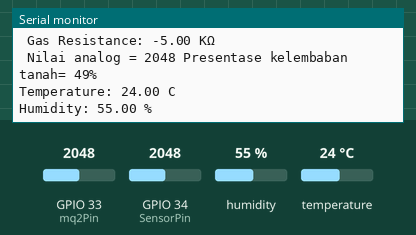
The sketch below on a simulated ESP32. Parts: the last lines printed to the serial monitor. The inputs (shaded band) are chosen by the test bench; at power-on: humidity 55 %, GPIO 33 (mq2Pin) = 2048, GPIO 34 (SensorPin) = 2048, temperature 24 °C.

Above: at 2.3 s.
2.4 s: humidity set to 22 %
At 5.0 s:
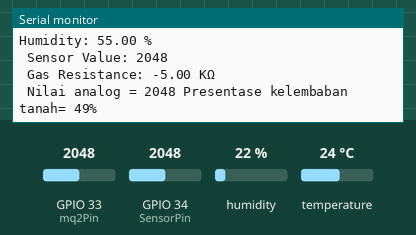
5.1 s: GPIO 33 (mq2Pin) set to 2866
At 6.7 s:
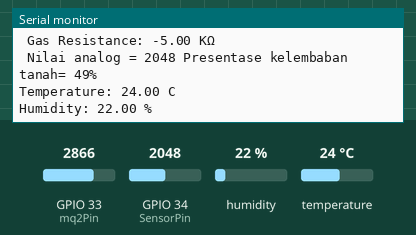
7.8 s: GPIO 34 (SensorPin) set to 2866
At 8.5 s:
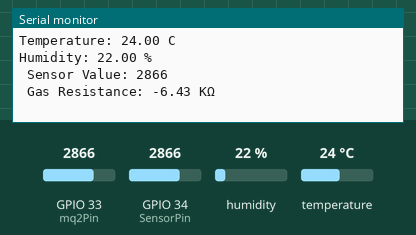
10.5 s: temperature set to 12 °C
At 13.1 s:
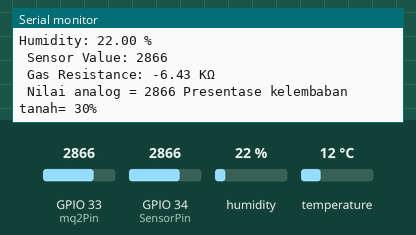
13.2 s: GPIO 33 (mq2Pin) set to 3972
At 15.1 s:
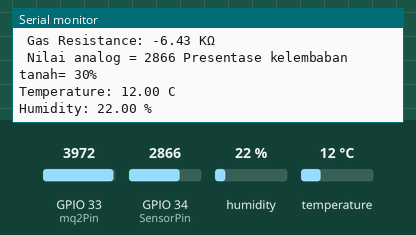
15.9 s: GPIO 34 (SensorPin) set to 3972
At 17.1 s:
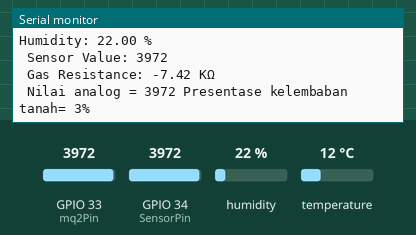
Timing chart, 0 to 18.9 s (numbered marks = the images above; inputs shaded):
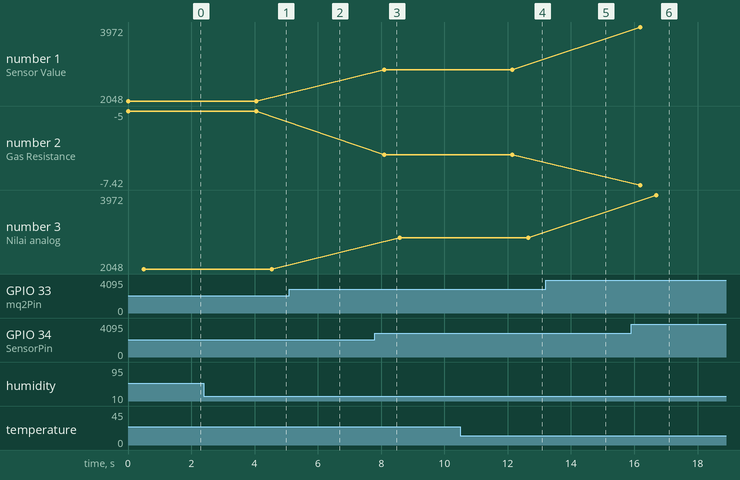

Measured:
- after the input at 15.9 s, the serial monitor: prints a new line after 0.79 s (image 6)

The sketch:

full.ino
```cpp
#include <DHT11.h>
#define mq2Pin 33 // Pin analog untuk sensor MQ-2


// Create an instance of the DHT11 class and set the digital I/O pin.
DHT11 dht11(32);
int SensorPin = 34;// deklarasi pin analog yg dipakai
int soilMoistureValue; // menyimpan nilai analog dari sensor ke esp32
int soilmoisturepercent; //

void setup()
{
    // Initialize serial communication at 115200 baud.
    Serial.begin(115200);
}

void loop()
{
  {
    int sensorValue = analogRead(mq2Pin); // Membaca nilai sensor analog

  float voltage = sensorValue * (5.0 / 1023.0); // Mengonversi nilai sensor menjadi tegangan (5V adalah tegangan referensi Arduino)

  // Menghitung konsentrasi gas menggunakan rumus yang sesuai dengan sensor MQ-2
  float gasResistance = ((5.0 - voltage) / voltage) * 10.0; // Menggunakan faktor 10.0 untuk mengkoreksi nilai

  // Menampilkan hasil ke Serial Monitor
  Serial.print(" Sensor Value: ");
  Serial.println(sensorValue);

    Serial.print(" Gas Resistance: ");
  Serial.print(gasResistance);
  Serial.println(" KΩ");
delay(500);}
{

  //Sensorsoil
        soilMoistureValue = analogRead(SensorPin);
        Serial.print(" Nilai analog = ");
          Serial.print(soilMoistureValue);
           soilmoisturepercent = map(soilMoistureValue, 4095, 0, 0, 100);

        Serial.print(" Presentase kelembaban tanah= ");
       Serial.print(soilmoisturepercent);
      Serial.println("% ");
delay(500);}
{

    // Read the humidity from the sensor.
    float humidity = dht11.readHumidity();

    // Read the temperature from the sensor.
    float temperature = dht11.readTemperature();

    // If the temperature and humidity readings were successful, print them to the serial monitor.
    if (temperature != -1 && humidity != -1)
    {
        Serial.print("Temperature: ");
        Serial.print(temperature);
        Serial.println(" C");

        Serial.print("Humidity: ");
        Serial.print(humidity);
        Serial.println(" %");
    }
    else
    {
        // If the temperature or humidity reading failed, print an error message.
        Serial.println("Error reading data");
    }

    // Wait for 2 seconds before the next reading.
    delay(2000);
}
}
```
